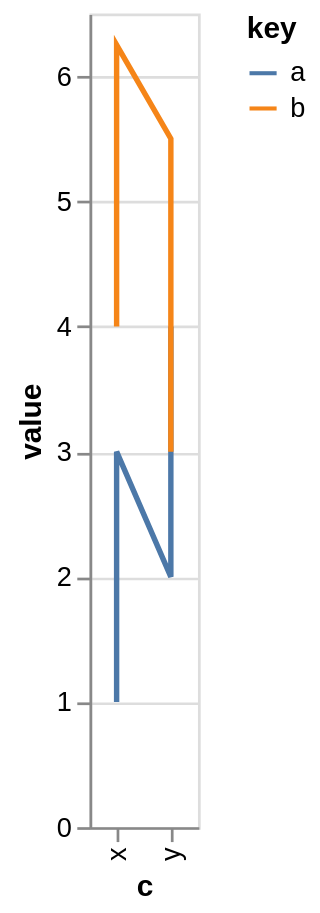

Express this chart as Vega-Lite.
### Vega-Lite specification from a JSON file in a GitHub repository (floating-point values rounded to 4 significant figures)
{"$schema": "https://vega.github.io/schema/vega-lite/v6.4.1.json", "config": {"view": {"continuousHeight": 300, "continuousWidth": 300}}, "data": {"name": "data-aec22b5641fce54c6a1b0f41e0a05405"}, "datasets": {"data-aec22b5641fce54c6a1b0f41e0a05405": [{"a": 1, "b": 4.0, "c": "x", "t": "2026-01-01T00:00:00"}, {"a": 2, "b": 5.5, "c": "y", "t": "2026-01-02T00:00:00"}, {"a": 3, "b": 6.25, "c": "x", "t": "2026-01-03T00:00:00"}, {"a": 4, "b": 3.0, "c": "y", "t": "2026-01-04T00:00:00"}]}, "encoding": {"color": {"field": "key", "type": "nominal"}, "x": {"field": "c", "type": "nominal"}, "y": {"field": "value", "type": "quantitative"}}, "mark": {"type": "line"}, "transform": [{"fold": ["a", "b"]}]}
